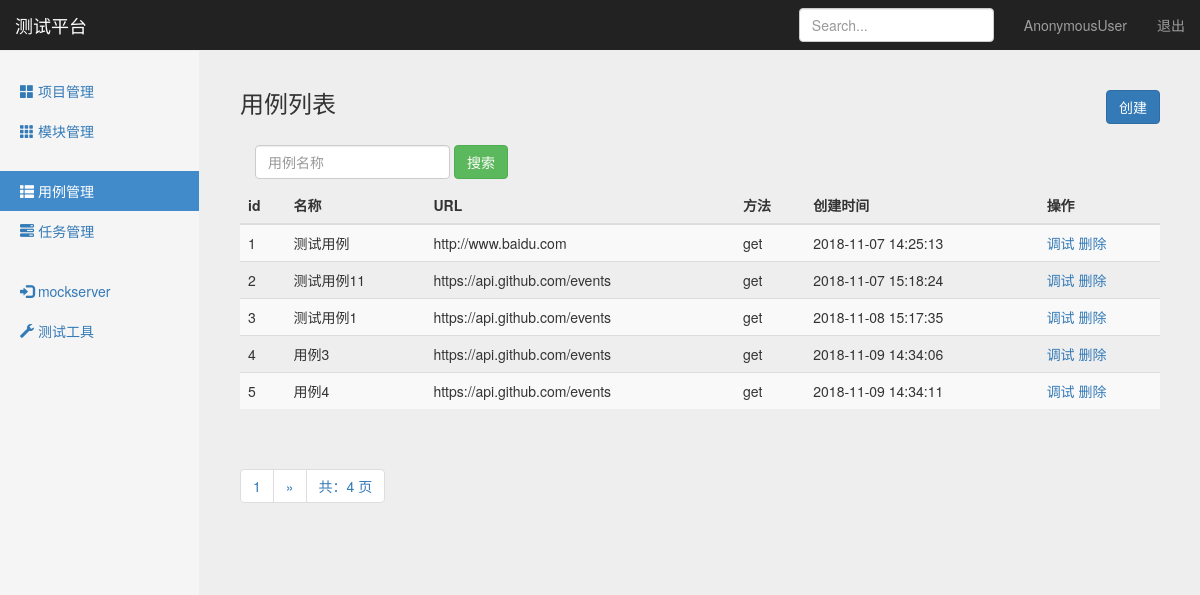
The app's page /interface/case_manage/, older data.
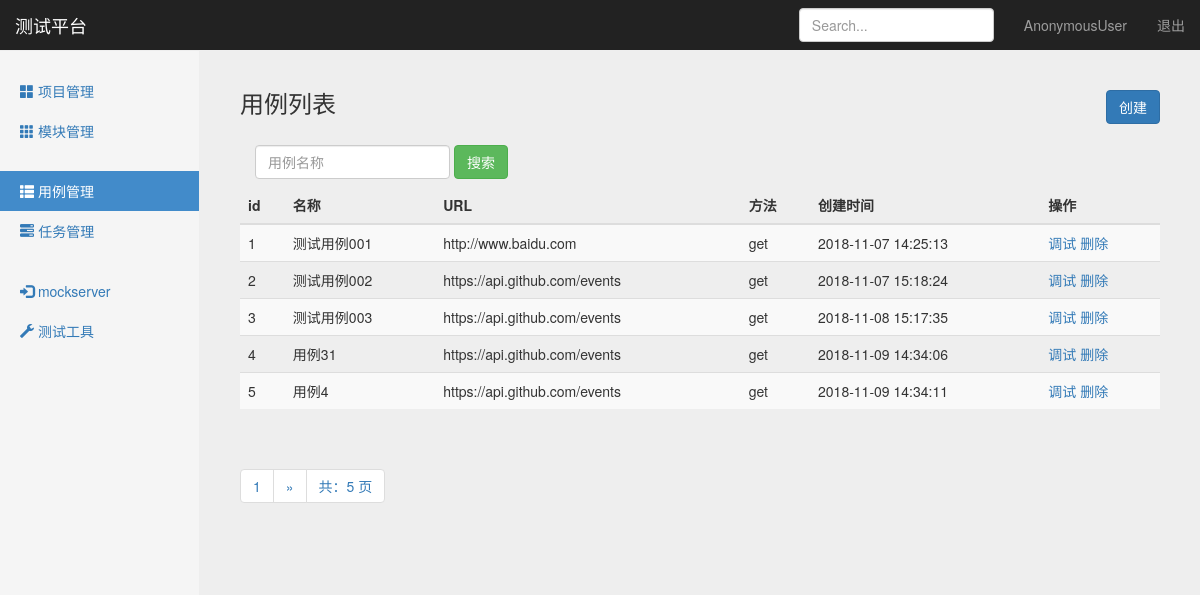
The same page, newer data.
### interface_app/models.py (models this page shows, shortened)
class TestCase(models.Model):
    module = models.ForeignKey(Module, on_delete=models.CASCADE)
    name = models.CharField("名称", max_length=100, blank=False, default="")
    url = models.TextField("URL", default="")
    req_method = models.CharField("方法", max_length=10, default="")
    req_type = models.CharField("参数类型", max_length=10, default="")
    req_header = models.TextField("header", default="")
    req_parameter = models.TextField("参数", default="")
    resp_assert = models.TextField("验证", default="")
    create_time = models.DateTimeField("创建时间", auto_now_add=True)

### interface_app/views/testcase_views.py (the view)
# urls.py: path('case_manage/', testcase_views.case_manage),
def case_manage(request):
    testcases = TestCase.objects.all()
    paginator = Paginator(testcases, 5)
    page = request.GET.get('page')
    try:
        contacts = paginator.page(page)
    except PageNotAnInteger:
        contacts = paginator.page(1)
    except EmptyPage:
        contacts = paginator.page(paginator.num_pages)
    if request.method == "GET":
        return render(request, "case_manage.html", {
            "type": "list",
            "testcases": contacts,
        })
    else:
        return HttpResponse("404")

### templates/case_manage.html (shortened to what the changed rows need)
{% extends "base.html" %}
{% block content %}
<div class="container-fluid">
    <div class="row">
        {% if type == 'list'%}
        <div class="col-sm-9 col-sm-offset-3 col-md-10 col-md-offset-2 main">
            <h3 class="sub-header">用例列表
                <button type="button" class="btn btn-primary" style="float: right;"
                onclick="window.location.href='/interface/add_case/'">创建</button>
            </h3>
            <div class="table-responsive">
                <form class="navbar-form" method="get" action="/interface/search_case_name/">
                    <div class="form-group">
                        <input name="case_name" type="text" placeholder="用例名称" class="form-control">
                    </div>
                    <button type="submit" class="btn btn-success">搜索</button>
                </form>
                <table class="table table-striped">
                    <thead>
                        <tr>
                            <th>id</th>
                            <th>名称</th>
                            <th>URL</th>
                            <th>方法</th>
                            <th>创建时间</th>
                            <th>操作</th>
                        </tr>
                    </thead>
                    <tbody>
                        {% for case in testcases %}
                        <tr>
                            <td>{{ case.id }}</td>
                            <td>{{ case.name }}</td>
                            <td>{{ case.url }}</td>
                            <td>{{ case.req_method }}</td>
                            <td>{{ case.create_time | date:"Y-m-d H:i:s" }}</td>
                            <td>
                                <a href="/interface/debug_case/{{case.id}}/">调试</a>
                                <a href="/interface/delete_project/{{case.id}}/">删除</a>
                            </td>
                        </tr>
                        {% endfor %}
                    </tbody>
                </table>
            </div>
            <div class="pagination">
                <span class="step-links">
                    <ul class="pagination">
                        <li><a href="#">{{ testcases.number }}</a></li>
                        {% if testcases.has_next %}
                            {% if case_name %}
                                <li><a href="?case_name={{ case_name }}&page={{ testcases.next_page_number }}">&raquo;</a></li>
                            {% else %}
                                <li><a href="?page={{ testcases.next_page_number }}">&raquo;</a></li>
                            {% endif %}
                        {% endif %}
                        <li><a href="#">共：{{ testcases.paginator.num_pages }} 页</a></li>
                    </ul>
                </span>
            </div>
        </div>
        {% endif %}
    </div>
</div>
{% endblock %}

Row changes from the older to the newer data that the page shows:
changed TestCase "http://www.baidu.com": name "测试用例" → "测试用例001"
changed TestCase id 2: name "测试用例11" → "测试用例002"
changed TestCase id 3: name "测试用例1" → "测试用例003"
changed TestCase id 4: name "用例3" → "用例31"
Text that changed along with them:
{{ testcases.paginator.num_pages }}: "4" → "5"
